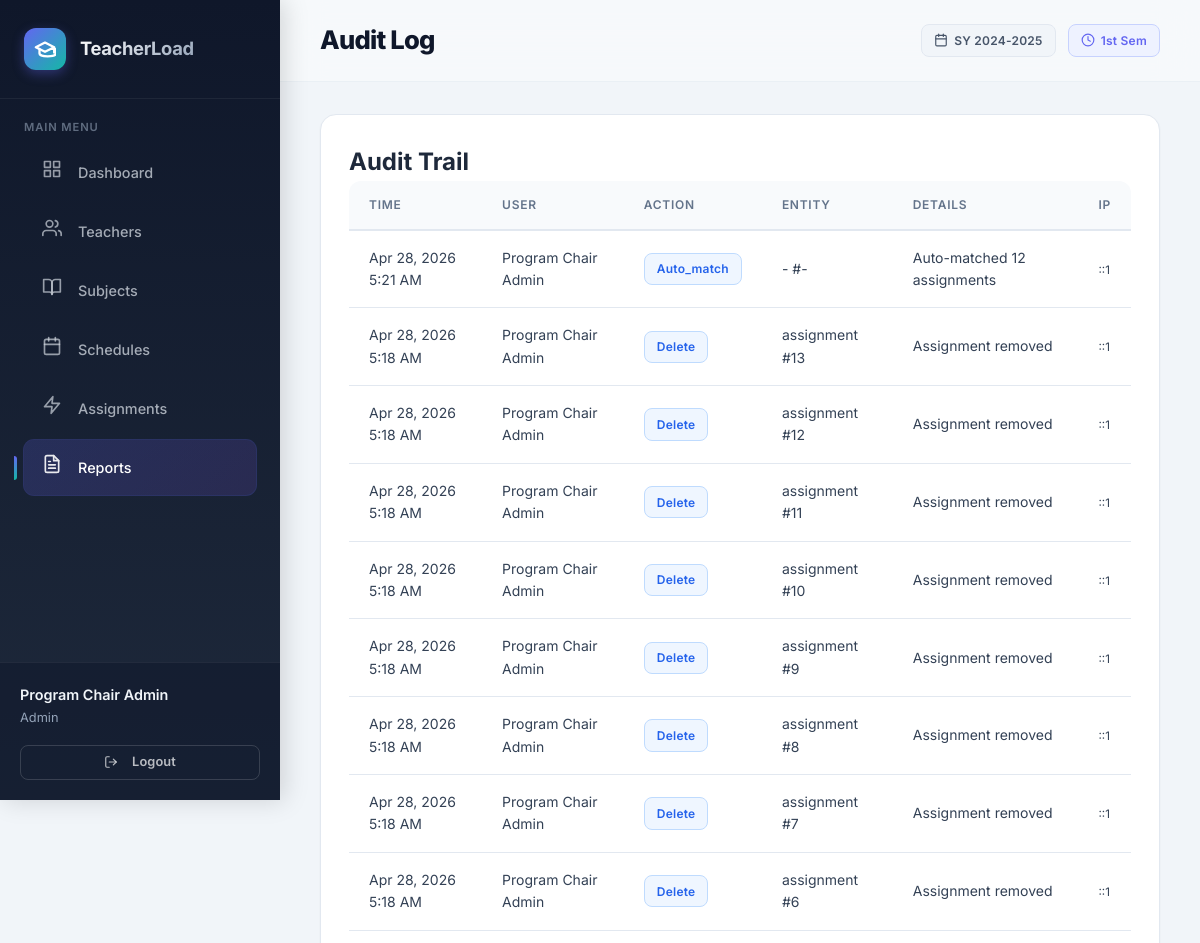
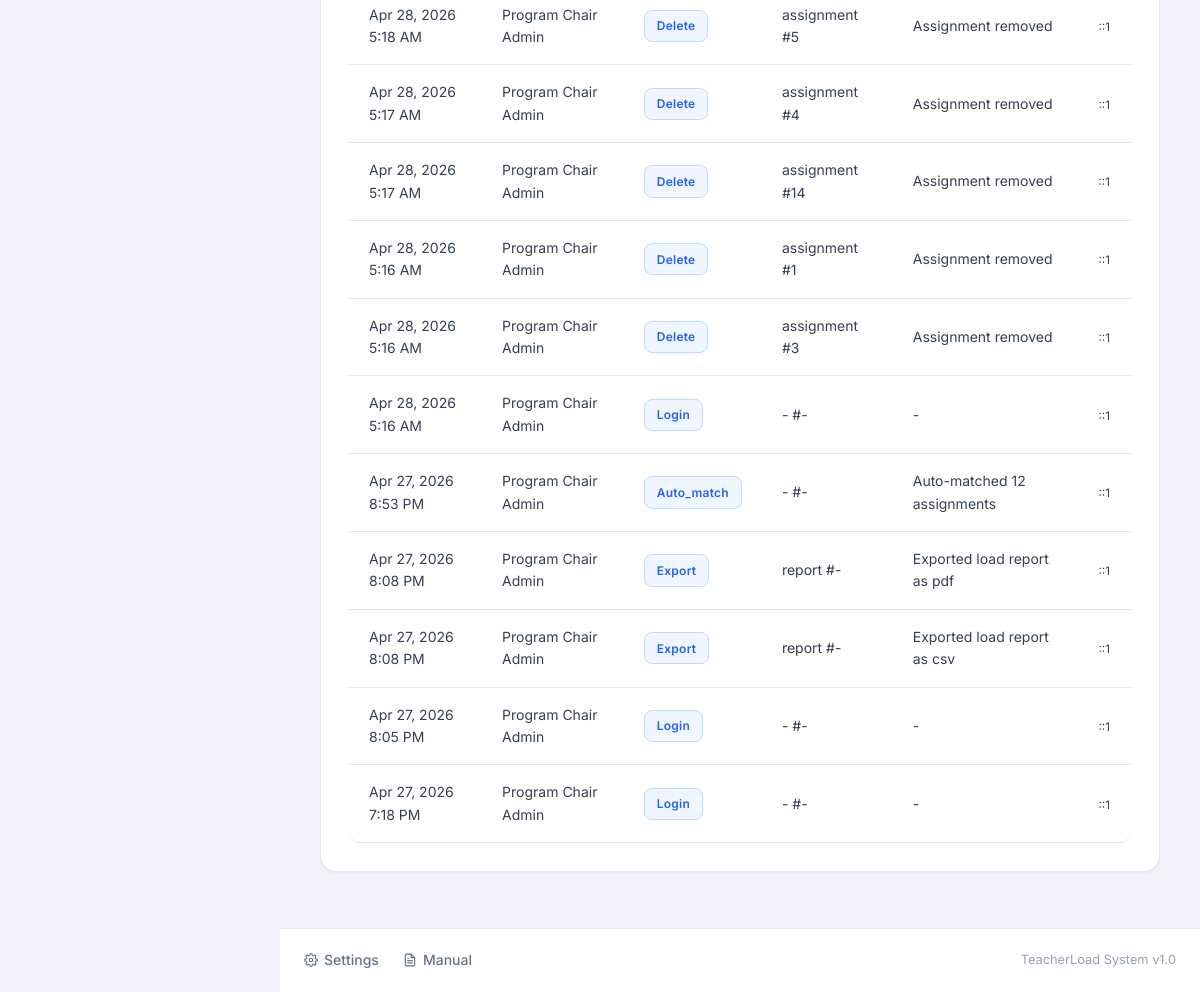
The app's page /modules/reports/audit_log.php (signed in) with its own data (2 pictures, top to bottom).
### tables this page shows
CREATE TABLE `audit_log` (
  `id` int(11) NOT NULL,
  `user_id` int(11) DEFAULT NULL,
  `action` varchar(50) NOT NULL,
  `entity_type` varchar(50) DEFAULT NULL,
  `entity_id` int(11) DEFAULT NULL,
  `details` text DEFAULT NULL,
  `ip_address` varchar(45) DEFAULT NULL,
  `user_agent` varchar(500) DEFAULT NULL,
  `created_at` timestamp NOT NULL DEFAULT current_timestamp()
);

CREATE TABLE `users` (
  `id` int(11) NOT NULL,
  `username` varchar(50) NOT NULL,
  `password_hash` varchar(255) NOT NULL,
  `full_name` varchar(100) NOT NULL,
  `email` varchar(100) NOT NULL,
  `role` enum('admin','chair') DEFAULT 'chair',
  `is_active` tinyint(1) DEFAULT 1,
  `created_at` timestamp NOT NULL DEFAULT current_timestamp(),
  `updated_at` timestamp NOT NULL DEFAULT current_timestamp() ON UPDATE current_timestamp()
);

### config/database.php (called while the page is built, shortened)
<?php
class Database {
    private static ?PDO $instance = null;
    public static function getInstance(): PDO {
        if (self::$instance === null) {
            $host = 'localhost';
            $db   = 'teacher_load_system';
            $user = 'root';
            $pass = '';
            $charset = 'utf8mb4';
            $dsn = "mysql:host=$host;dbname=$db;charset=$charset";
            $options = [
                PDO::ATTR_ERRMODE            => PDO::ERRMODE_EXCEPTION,
                PDO::ATTR_DEFAULT_FETCH_MODE => PDO::FETCH_ASSOC,
                PDO::ATTR_EMULATE_PREPARES   => true,
            ];
            try {
                self::$instance = new PDO($dsn, $user, $pass, $options);
            } catch (\PDOException $e) {
                error_log("DB Connection failed: " . $e->getMessage());
                throw new \PDOException($e->getMessage(), (int)$e->getCode());
            }
        }
        return self::$instance;
    }
}

### models/AuditLog.php (called while the page is built, shortened)
<?php
require_once __DIR__ . '/../config/database.php';
class AuditLog {
    private PDO $db;
    public function __construct() {
        $this->db = Database::getInstance();
    }
    public function getAll(int $page = 1, int $perPage = ITEMS_PER_PAGE): array {
        $countStmt = $this->db->query("SELECT COUNT(*) FROM audit_log");
        $total = (int)$countStmt->fetchColumn();
        $offset = ($page - 1) * $perPage;
        $stmt = $this->db->prepare("
            SELECT a.*, u.username, u.full_name
            FROM audit_log a
            LEFT JOIN users u ON a.user_id = u.id
            ORDER BY a.created_at DESC
            LIMIT :limit OFFSET :offset
        ");
        $stmt->bindValue(':limit', $perPage, PDO::PARAM_INT);
        $stmt->bindValue(':offset', $offset, PDO::PARAM_INT);
        $stmt->execute();
        return ['data' => $stmt->fetchAll(), 'total' => $total, 'page' => $page, 'perPage' => $perPage, 'totalPages' => (int)ceil($total / $perPage)];
    }
}

### includes/functions.php (called while the page is built, shortened)
<?php
function sanitize($input) {
    return htmlspecialchars(strip_tags(trim($input)), ENT_QUOTES, 'UTF-8');
}
function formatDate($datetime, $format = 'M j, Y g:i A') {
    return date($format, strtotime($datetime));
}

### modules/reports/audit_log.php (the view, shortened to what this page needs)
<?php
require_once __DIR__ . '/../../includes/functions.php';
require_once __DIR__ . '/../../models/AuditLog.php';
$model = new AuditLog();
$result = $model->getAll((int)($_GET['page'] ?? 1));
$entries = $result['data'];
include __DIR__ . '/../../includes/header.php';
?>
<div class="card">
    <h2>Audit Trail</h2>
    <table class="data-table">
        <thead>
            <tr><th>Time</th><th>User</th><th>Action</th><th>Entity</th><th>Details</th><th>IP</th></tr>
        </thead>
        <tbody>
            <?php foreach ($entries as $e): ?>
                <tr>
                    <td><?= formatDate($e['created_at']) ?></td>
                    <td><?= sanitize($e['full_name'] ?? 'System') ?></td>
                    <td><span class="badge badge-info"><?= sanitize($e['action']) ?></span></td>
                    <td><?= sanitize($e['entity_type'] ?? '-') ?> #<?= $e['entity_id'] ?? '-' ?></td>
                    <td><?= sanitize($e['details'] ?? '-') ?></td>
                    <td><small><?= sanitize($e['ip_address'] ?? '-') ?></small></td>
                </tr>
            <?php endforeach; ?>
        </tbody>
    </table>
</div>
<?php include __DIR__ . '/../../includes/footer.php'; ?>

### assets/css/main.css (style rules this page uses)
:root { --primary-50:#eef2ff;--primary-100:#e0e7ff;--primary-200:#c7d2fe;--primary-300:#a5b4fc;--primary-400:#818cf8;--primary-500:#6366f1;--primary-600:#4f46e5;--primary-700:#4338ca;--primary-800:#3730a3;--primary-900:#312e81;--accent-500:#14b8a6;--accent-600:#0d9488;--slate-50:#f8fafc;--slate-100:#f1f5f9;--slate-200:#e2e8f0;--slate-300:#cbd5e1;--slate-400:#94a3b8;--slate-500:#64748b;--slate-600:#475569;--slate-700:#334155;--slate-800:#1e293b;--slate-900:#0f172a;--success:#10b981;--success-light:#d1fae5;--warning:#f59e0b;--warning-light:#fef3c7;--danger:#ef4444;--danger-light:#fee2e2;--info:#0ea5e9;--info-light:#e0f2fe;--bg-body:#f1f5f9;--bg-card:#fff;--bg-sidebar:#0f172a;--bg-sidebar-hover:rgba(255,255,255,0.06);--bg-sidebar-active:rgba(99,102,241,0.18);--border-light:#e2e8f0;--border-medium:#cbd5e1;--shadow-sm:0 1px 2px 0 rgb(0 0 0 / 0.05);--shadow-md:0 4px 6px -1px rgb(0 0 0 / 0.07),0 2px 4px -2px rgb(0 0 0 / 0.05);--shadow-lg:0 10px 15px -3px rgb(0 0 0 / 0.08),0 4px 6px -4px rgb(0 0 0 / 0.04);--shadow-glow:0 0 0 3px rgba(99,102,241,0.15);--font-sans:'Inter',-apple-system,BlinkMacSystemFont,'Segoe UI',Roboto,sans-serif;--radius-sm:8px;--radius-md:10px;--radius-lg:14px;--radius-xl:20px;--primary:var(--primary-500);--primary-dark:var(--primary-700);--accent:var(--accent-500);--gray-50:var(--slate-50);--gray-100:var(--slate-100);--gray-300:var(--slate-300);--gray-400:var(--slate-400);--gray-500:var(--slate-500);--gray-600:var(--slate-600);--gray-700:var(--slate-700);--gray-800:var(--slate-800);--gray-900:var(--slate-900);--surface:#fff;--border:var(--slate-200);--bg-primary:var(--slate-100) }
* { box-sizing:border-box;margin:0;padding:0 }
html { scroll-behavior:smooth }
body { font-family:var(--font-sans);background:var(--bg-body);color:var(--slate-800);line-height:1.6;-webkit-font-smoothing:antialiased }
.badge { display:inline-flex;align-items:center;padding:0.25rem 0.6rem;border-radius:9999px;font-size:0.75rem;font-weight:600;white-space:nowrap }
.badge-info { background:var(--info-light);color:#075985 }
.card { background:var(--bg-card);border-radius:var(--radius-lg);border:1px solid var(--border-light);box-shadow:var(--shadow-sm);overflow:hidden;margin-bottom:1.5rem }
.data-table { width:100%;border-collapse:collapse;font-size:0.9rem }
.data-table th,.data-table td { padding:0.85rem 1rem;text-align:left;border-bottom:1px solid var(--border-light) }
.data-table th { font-weight:600;font-size:0.8rem;text-transform:uppercase;letter-spacing:0.04em;color:var(--slate-500);background:var(--slate-50) }

### assets/css/components.css (style rules this page uses)
.card { background: var(--surface); border-radius: 16px; border: 1px solid var(--border); box-shadow: var(--shadow-sm); padding: 1.75rem; margin-bottom: 1.5rem; transition: box-shadow 0.3s ease, transform 0.2s ease; }
.badge { display: inline-flex; align-items: center; padding: 0.35rem 0.75rem; border-radius: 8px; font-size: 0.75rem; font-weight: 600; text-transform: capitalize; letter-spacing: 0.02em; border: 1px solid transparent; }
.badge-info { background: #eff6ff; color: #2563eb; border-color: #bfdbfe; }
.data-table { width: 100%; border-collapse: separate; border-spacing: 0; font-size: 0.875rem; }
.data-table th { text-align: left; padding: 0.875rem 1.25rem; font-weight: 600; font-size: 0.75rem; text-transform: uppercase; letter-spacing: 0.06em; color: var(--gray-500); background: var(--gray-50); border-bottom: 2px solid var(--border); white-space: nowrap; }
.data-table th:first-child { border-radius: 12px 0 0 0; }
.data-table th:last-child { border-radius: 0 12px 0 0; }
.data-table td { padding: 1rem 1.25rem; border-bottom: 1px solid var(--border); vertical-align: middle; color: var(--gray-700); }
.data-table tr:last-child td:first-child { border-radius: 0 0 0 12px; }
.data-table tr:last-child td:last-child { border-radius: 0 0 12px 0; }

### records on screen
audit_log: created_at "Apr 28, 2026 5:21 AM", user.full_name "Program Chair Admin", action "Auto_match", entity_type "-", entity "-", details "Auto-matched 12 assignments", ip_address "::1"
audit_log: created_at "Apr 28, 2026 5:18 AM", user.full_name "Program Chair Admin", action "Delete", entity_type "assignment", entity "13", details "Assignment removed", ip_address "::1"
audit_log: created_at "Apr 28, 2026 5:18 AM", user.full_name "Program Chair Admin", action "Delete", entity_type "assignment", entity "12", details "Assignment removed", ip_address "::1"
audit_log: created_at "Apr 28, 2026 5:18 AM", user.full_name "Program Chair Admin", action "Delete", entity_type "assignment", entity "11", details "Assignment removed", ip_address "::1"
audit_log: created_at "Apr 28, 2026 5:18 AM", user.full_name "Program Chair Admin", action "Delete", entity_type "assignment", entity "10", details "Assignment removed", ip_address "::1"
audit_log: created_at "Apr 28, 2026 5:18 AM", user.full_name "Program Chair Admin", action "Delete", entity_type "assignment", entity "9", details "Assignment removed", ip_address "::1"
audit_log: created_at "Apr 28, 2026 5:18 AM", user.full_name "Program Chair Admin", action "Delete", entity_type "assignment", entity "8", details "Assignment removed", ip_address "::1"
audit_log: created_at "Apr 28, 2026 5:18 AM", user.full_name "Program Chair Admin", action "Delete", entity_type "assignment", entity "7", details "Assignment removed", ip_address "::1"
audit_log: created_at "Apr 28, 2026 5:18 AM", user.full_name "Program Chair Admin", action "Delete", entity_type "assignment", entity "6", details "Assignment removed", ip_address "::1"
audit_log: created_at "Apr 28, 2026 5:18 AM", user.full_name "Program Chair Admin", action "Delete", entity_type "assignment", entity "5", details "Assignment removed", ip_address "::1"
audit_log: created_at "Apr 28, 2026 5:17 AM", user.full_name "Program Chair Admin", action "Delete", entity_type "assignment", entity "4", details "Assignment removed", ip_address "::1"
audit_log: created_at "Apr 28, 2026 5:17 AM", user.full_name "Program Chair Admin", action "Delete", entity_type "assignment", entity "14", details "Assignment removed", ip_address "::1"
audit_log: created_at "Apr 28, 2026 5:16 AM", user.full_name "Program Chair Admin", action "Delete", entity_type "assignment", entity "1", details "Assignment removed", ip_address "::1"
audit_log: created_at "Apr 28, 2026 5:16 AM", user.full_name "Program Chair Admin", action "Delete", entity_type "assignment", entity "3", details "Assignment removed", ip_address "::1"
audit_log: created_at "Apr 28, 2026 5:16 AM", user.full_name "Program Chair Admin", action "Login", entity_type "-", entity "-", details "-", ip_address "::1"
audit_log: created_at "Apr 27, 2026 8:53 PM", user.full_name "Program Chair Admin", action "Auto_match", entity_type "-", entity "-", details "Auto-matched 12 assignments", ip_address "::1"
audit_log: created_at "Apr 27, 2026 8:08 PM", user.full_name "Program Chair Admin", action "Export", entity_type "report", entity "-", details "Exported load report as pdf", ip_address "::1"
audit_log: created_at "Apr 27, 2026 8:08 PM", user.full_name "Program Chair Admin", action "Export", entity_type "report", entity "-", details "Exported load report as csv", ip_address "::1"
audit_log: created_at "Apr 27, 2026 8:05 PM", user.full_name "Program Chair Admin", action "Login", entity_type "-", entity "-", details "-", ip_address "::1"
audit_log: created_at "Apr 27, 2026 7:18 PM", user.full_name "Program Chair Admin", action "Login", entity_type "-", entity "-", details "-", ip_address "::1"

### other values on screen
$item['label'] "Dashboard"
$item['label'] "Teachers"
$item['label'] "Subjects"
$item['label'] "Schedules"
$item['label'] "Assignments"
$item['label'] "Reports"
$_SESSION['user_data']['full_name'] "Program Chair Admin"
$_SESSION['user_data']['role'] "Admin"
$pageTitle "Audit Log"
$_SESSION['current_school_year'] "2024-2025"
$_SESSION['current_semester'] "1st"
